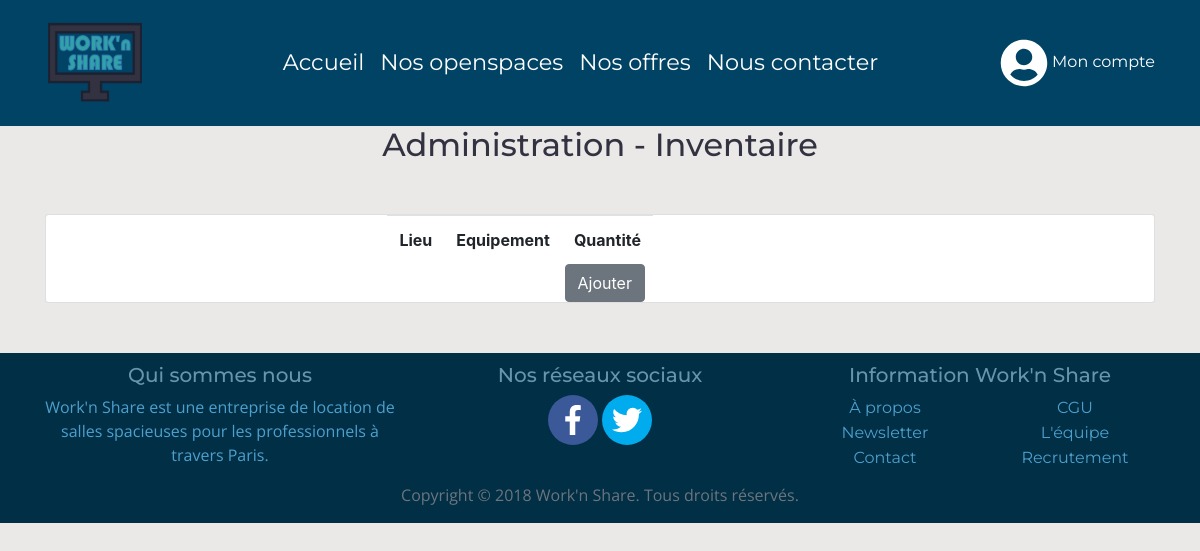
Page /admin_equipments.php (signed in) on the earlier database version.
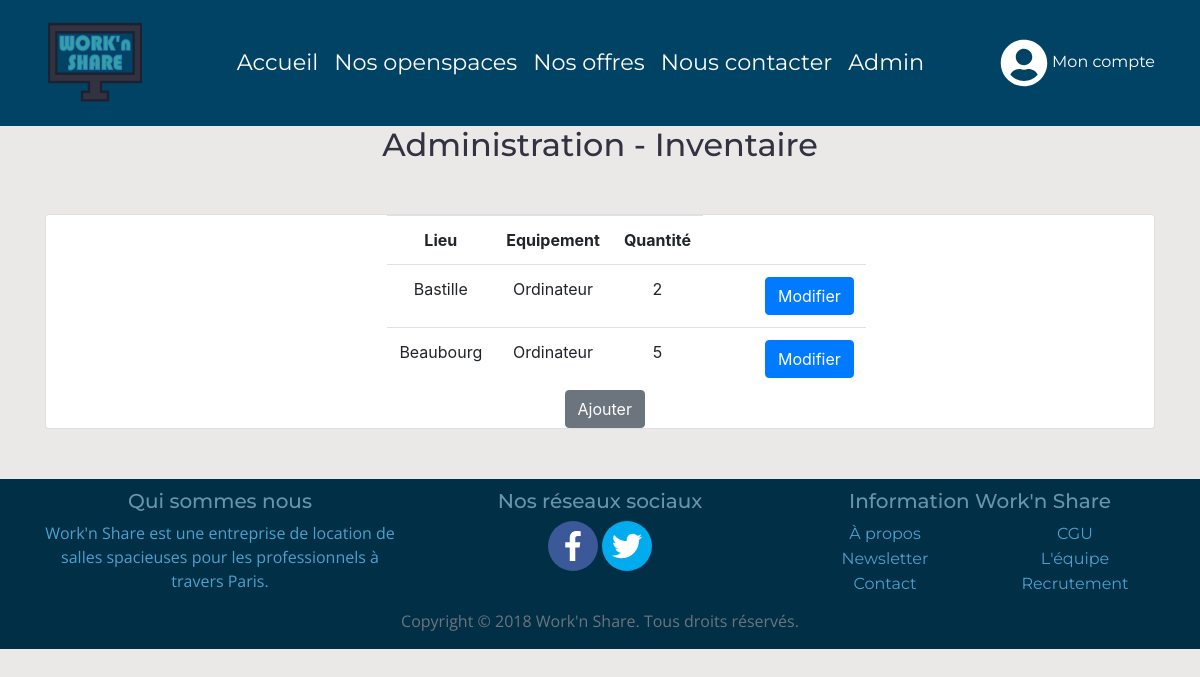
Same page on the later database version.
### tables this page shows
CREATE TABLE IF NOT EXISTS `equipment` (
  `id_equipment` int(11) NOT NULL AUTO_INCREMENT,
  `name_equipment` varchar(100) NOT NULL,
  `quantity` int(11) NOT NULL,
  `id_location` int(11) DEFAULT NULL,
  PRIMARY KEY (`id_equipment`)
);

CREATE TABLE IF NOT EXISTS `location` (
  `id_location` int(11) NOT NULL AUTO_INCREMENT,
  `town` varchar(50) NOT NULL,
  `address` varchar(255) NOT NULL,
  PRIMARY KEY (`id_location`)
);

### assets/include/function.php (called while the page is built, shortened)
<?php
function connectDb() {
  try {
    $db = new PDO("mysql:host=".DB_HOST.";dbname=".DB_NAME, DB_USER, DB_PWD);
    $db->setAttribute(PDO::ATTR_ERRMODE, PDO::ERRMODE_EXCEPTION);
  } catch(PDOException $e) {
    die("Erreur de connection: " . $e->getMessage() );
  }
  return $db;
}
function isConnected() {
	if(!empty($_SESSION["account"]["pseudo"]) && !empty($_SESSION["account"]["token"])) {
		$db = connectDb();
		$query = $db->prepare("SELECT id_customer FROM customers WHERE pseudo_customer=:pseudo_customer AND token=:token");
		$query->execute([
      "pseudo_customer"=>$_SESSION["account"]["pseudo"],
			"token"=>$_SESSION["account"]["token"]
		]);
		if($query->rowCount()) {
			$_SESSION["account"]["token"]=generateAccessToken($_SESSION["account"]["pseudo"]);
			return true;
		} else {
			logoutCustomer($_SESSION["account"]["pseudo"]);
			return false;
		}
	}
	return false;
}
function logoutCustomer($pseudo_customer, $redirect=false) {
	$db = connectDb();
	$query = $db->prepare("UPDATE customers SET token=null WHERE pseudo_customer=:pseudo_customer");
	$query->execute([
		"pseudo_customer"=>$pseudo_customer
	]);
}
?>

### admin_equipments.php (the view, shortened to what this page needs)
<?php
    include 'assets/include/head.php';
    $db = connectDb();
    $query = $db->prepare("SELECT * FROM EQUIPMENT");
    $query->execute();
    $result = $query->fetchAll();
    function name_town($id,$db){
        $query = $db->prepare("SELECT * FROM LOCATION WHERE id_location=:plop");
        $query->execute(["plop" => $id]);
        $result2 = $query->fetch(PDO::FETCH_ASSOC);
        return $result2['town'];
    }
?>
<body>
  <?php include 'assets/include/header.php'; ?>
    <section>
        <center><h2>Administration - Inventaire</h2></center>
        <div class="container main-content">
            <div class="row" style="margin-top:50px; margin-bottom:50px;">
                <div class="col-md-12">
                    <div class="card">
                        <div class="offset-md-2 col-md-8">
                            <table class="table table-responsive table-hover">
                                <tr>
                                    <th>Lieu</th>
                                    <th>Equipement</th>
                                    <th>Quantité</th>
                                </tr>
                                <?php
                                    foreach($result as $res){
                                            $db = connectDb();
                                            $name =name_town($res[3],$db);
                                        echo '  <tr>
                                                    <td><center>'.$name.'</center></td>
                                                    <td><center>'.$res[1].'</center></td>
                                                    <td><center>'.$res[2].'</center></td>
                                                    <td><a class="btn btn-primary" href="admin_equipments_edit.php?id_equipment='.$res[0].'&id_location='.$res[3].'" role="button" style="margin-left: 50px">Modifier</a></td>
                                                </tr>';
                                    }
                                 ?>
                            </table>
                            <a class="btn btn-secondary" href="admin_equipments_add.php" role="button" style="margin-left:45%">Ajouter</a>
                        </div>
                    </div>
                </div>
            </div>
        </div>
<?php include "assets/include/footer.php"; ?>

### assets/include/head.php (shortened to what this page needs)
<?php
require "assets/include/function.php";
?>
<!DOCTYPE html>
<html lang="fr">
  <head>
    <link rel="stylesheet" href="https://maxcdn.bootstrapcdn.com/bootstrap/4.0.0/css/bootstrap.min.css">
    <link rel="stylesheet" href="css/css.css">
  </head>

### assets/include/header.php (shortened to what this page needs)
<header>
  <nav class="navbar navbar-expand-lg navbar-light" style="background-color: #004365;">
    <div class="container">
      <a class="navbar-brand">
        <img src="image/logo/brandLogo.png" alt="Logo Work'n Share" width="100" height="100">
      </a>
      <div class="collapse navbar-collapse" id="navbarSupportedContent">
        <ul class="navbar-nav mx-auto">
          <li class="nav-item">
            <a class="nav-link nav-link-head" href="./">Accueil</a>
          </li>
          <li class="nav-item">
            <a class="nav-link nav-link-head" href="./#openspaces">Nos openspaces</a>
          </li>
          <li class="nav-item">
            <a class="nav-link nav-link-head" href="./#offers">Nos offres</a>
          </li>
          <li class="nav-item">
            <a class="nav-link nav-link-head" href="./#contact">Nous contacter</a>
          </li>
        <?php
            if(isset($_SESSION["account"]["admin"]) && $_SESSION["account"]["admin"] == 1){
                echo '  <li class="nav-item">
                            <a class="nav-link nav-link-head" href="admin.php">Admin</a>
                        </li>';
            }
        ?>
        </ul>
        <form class="form-inline">
          <?php if (isConnected()) { ?>
            <a href="profil.php" id="icon-my-account">
              <i class="fas fa-user-circle fa-3x align-middle"></i> Mon profil
            </a>
          <?php } else { ?>
            <a href="account.php" id="icon-my-account">
              <i class="fas fa-user-circle fa-3x align-middle"></i> Mon compte
            </a>
          <?php } ?>
        </form>
      </div>
    </div>
  </nav>
</header>

### assets/include/footer.php (shortened to what this page needs)
<footer class="footer">
  <div class="container">
    <div class="row">
      <div class="col-md-4 text-center" style="margin-top:10px;">
        <h5>Qui sommes nous</h5>
        <p>Work'n Share est une entreprise de location de salles spacieuses pour les professionnels à travers Paris.</p>
      </div>
      <div class="col-md-4 text-center" style="margin-top:10px;">
        <h5>Nos réseaux sociaux</h5>
        <a href="#"><i class="fab fa-facebook-f social-network"></i></a>
        <a href="#"><i class="fab fa-twitter social-network"></i></a>
      </div>
      <div class="col-md-4 text-center" style="margin-top:10px;">
        <h5>Information Work'n Share</h5>
        <div class="row">
          <div class="col-md-6">
            <ul>
              <li><a href="#">À propos</a></li>
              <li><a href="#">Newsletter</a></li>
              <li><a href="#">Contact</a></li>
            </ul>
          </div>
          <div class="col-md-6">
            <ul>
              <li><a href="#">CGU</a></li>
              <li><a href="#">L'équipe</a></li>
              <li><a href="#">Recrutement</a></li>
            </ul>
          </div>
        </div>
      </div>
    </div>
    <div class="row">
      <div class="col-md-12">
        <p class="text-muted text-center">Copyright © 2018 Work'n Share. Tous droits réservés.</p>
      </div>
    </div>
  </div>
</footer>

### css/css.css (style rules this page uses)
html, body { height: 100%; }
body { background-color: #eae9e8; }
footer a, header a { font-family: 'Montserrat', sans-serif; text-decoration: none !important; }
footer { background-color: #002f46; margin-top: 50px; color: #4da0cd; }
footer h5 { color: #6695AC; }
footer a { color: #4da0cd; }
.social-network { padding: 10px; font-size: 50px; width: 50px !important; border-radius: 50%; }
.fa-facebook-f { background: #3B5998; color: white; }
.fa-twitter { background: #00aced; color: white; }
ul { list-style-type: none; margin: 0; padding: 0; }
h1, h2, h3, h4, h5, h6 { font-family: 'Montserrat', sans-serif; color: #333240; }
p { font-family: 'Open Sans', sans-serif; }
.navbar-brand { color: white !important; }
.nav-link-head { font-family: 'Montserrat', sans-serif; color: white !important; font-size: 1.4rem; padding: 1.4rem; }
#icon-my-account { color: white; }
.table { width: 80%; margin: 0 auto; padding-left: 10%; padding-right: 10%; }
tr { width: 90%; margin: 0 auto; }
th { text-align: center; }
td { text-align: center; }

Differences in the rows shown:
added equipment: id_location.town "Bastille", name_equipment "Ordinateur", quantity "2"
added equipment: id_location.town "Beaubourg", name_equipment "Ordinateur", quantity "5"
Other differences:
text now shown: "Admin"
